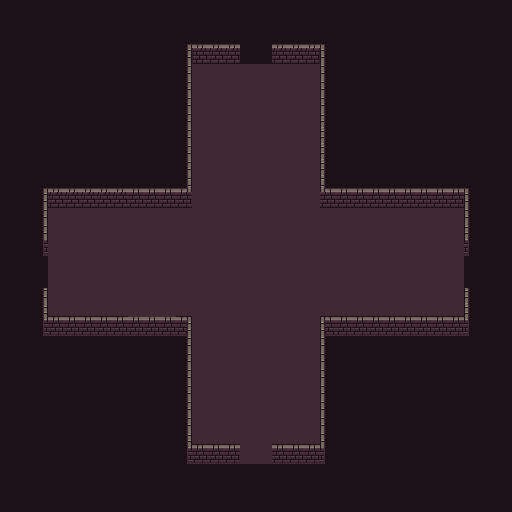

This is a level from a 2D game, rendered from its Tiled map with the project's own tilesets. A one-line summary and the map file follow, with tile-layer data summarised:
An orthogonal 32x32 tile map with 16x16 px tiles, 3 tile layers (floor, walls, roof), 3 tilesets and 16 objects.

<map version="1.2" tiledversion="1.2.4" orientation="orthogonal" renderorder="right-down" width="32" height="32" tilewidth="16" tileheight="16" infinite="0" nextlayerid="7" nextobjectid="49">
 <tileset firstgid="1" source="tilesets/dungeon_set_1.tsx" />
 <tileset firstgid="257" name="dungeon_set_3" tilewidth="16" tileheight="16" tilecount="256" columns="16">
  <image source="0x72_16x16DungeonTileset_walls.v2.png" width="256" height="256" />
 </tileset>
 <tileset firstgid="513" source="tilesets/collider.tsx" />
 <layer id="2" name="floor" width="32" height="32">
  <data>[1024 cells, 1024 non-empty, 2 distinct tile ids]</data>
 </layer>
 <layer id="3" name="walls" width="32" height="32">
  <data>[1024 cells, 26 non-empty, 6 distinct tile ids]</data>
 </layer>
 <layer id="6" name="roof" width="32" height="32">
  <data>[1024 cells, 120 non-empty, 17 distinct tile ids]</data>
 </layer>
 <objectgroup id="5" name="COLLISION">
  <object id="23" x="48" y="192" width="128" height="16" />
  <object id="24" x="32" y="192" width="16" height="64" />
  <object id="26" x="176" y="48" width="16" height="160" />
  <object id="27" x="192" y="48" width="48" height="16" />
  <object id="28" x="272" y="48" width="48" height="16" />
  <object id="29" x="320" y="48" width="16" height="160" />
  <object id="30" x="336" y="192" width="128" height="16" />
  <object id="31" x="464" y="192" width="16" height="64" />
  <object id="39" x="464" y="288" width="16" height="64" />
  <object id="40" x="336" y="336" width="128" height="16" />
  <object id="41" x="320" y="336" width="16" height="128" />
  <object id="42" x="272" y="448" width="48" height="16" />
  <object id="43" x="192" y="448" width="48" height="16" />
  <object id="44" x="176" y="336" width="16" height="128" />
  <object id="47" x="48" y="336" width="128" height="16" />
  <object id="48" x="32" y="288" width="16" height="64" />
 </objectgroup>
</map>
